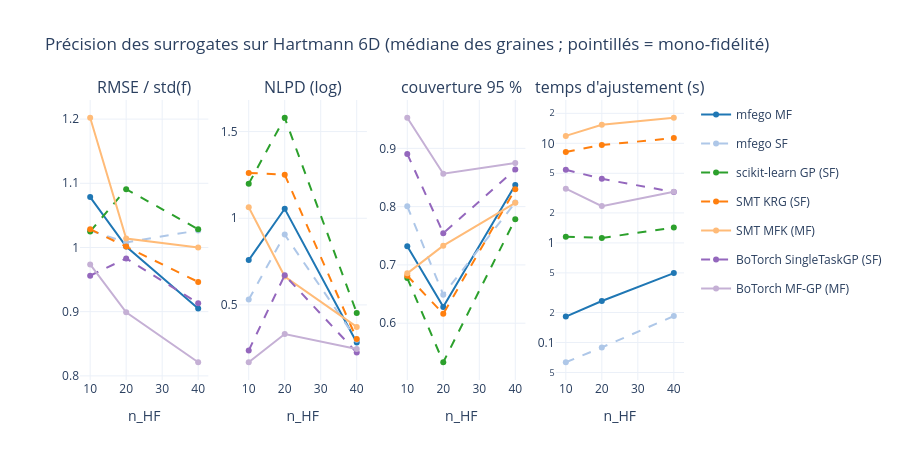

Notebook code for this chart:
### Code cell
metrics = [("rmse_rel", "RMSE / std(f)"), ("nlpd", "NLPD (log)"), ("coverage_95", "couverture 95 %"),
           ("fit_time_s", "temps d'ajustement (s)")]
fig = make_subplots(rows=1, cols=4, subplot_titles=[t for _, t in metrics])
palette = dict(zip(bl.MODELS, ["#1f77b4", "#aec7e8", "#2ca02c", "#ff7f0e", "#ffbb78", "#9467bd", "#c5b0d5"]))
ok = accuracy.dropna(subset=["rmse_rel"])
for col, (key, _) in enumerate(metrics, start=1):
    for name in bl.MODELS:
        grp = ok[ok["model"] == name].groupby("n_hf")[key]
        values = grp.median() if key != "nlpd" else np.log10(grp.median().clip(lower=1e-3) + 1)
        fig.add_trace(go.Scatter(x=values.index, y=values.values, mode="lines+markers", name=name,
                                 legendgroup=name, showlegend=col == 1,
                                 line={"color": palette[name], "dash": "dash" if "SF" in name else "solid"}),
                      row=1, col=col)
fig.update_xaxes(title_text="n_HF")
fig.update_yaxes(type="log", row=1, col=4)
fig.update_layout(title="Précision des surrogates sur Hartmann 6D (médiane des graines ; pointillés = mono-fidélité)",
                  template="plotly_white", height=460)
fig.write_html(FIG_DIR / "accuracy.html", include_plotlyjs="cdn")
fig

### Figure 1 — Plotly figure (JSON) as saved in the notebook; plotly's stock layout.template omitted (floating-point values rounded to 4 significant figures)
{"data": [{"legendgroup": "mfego MF", "line": {"color": "#1f77b4", "dash": "solid"}, "mode": "lines+markers", "name": "mfego MF", "showlegend": true, "type": "scatter", "x": [10, 20, 40], "xaxis": "x", "y": [1.078, 1.002, 0.9049], "yaxis": "y"}, {"legendgroup": "mfego SF", "line": {"color": "#aec7e8", "dash": "dash"}, "mode": "lines+markers", "name": "mfego SF", "showlegend": true, "type": "scatter", "x": [10, 20, 40], "xaxis": "x", "y": [1.027, 1.008, 1.027], "yaxis": "y"}, {"legendgroup": "scikit-learn GP (SF)", "line": {"color": "#2ca02c", "dash": "dash"}, "mode": "lines+markers", "name": "scikit-learn GP (SF)", "showlegend": true, "type": "scatter", "x": [10, 20, 40], "xaxis": "x", "y": [1.025, 1.091, 1.028], "yaxis": "y"}, {"legendgroup": "SMT KRG (SF)", "line": {"color": "#ff7f0e", "dash": "dash"}, "mode": "lines+markers", "name": "SMT KRG (SF)", "showlegend": true, "type": "scatter", "x": [10, 20, 40], "xaxis": "x", "y": [1.029, 1.002, 0.9464], "yaxis": "y"}, {"legendgroup": "SMT MFK (MF)", "line": {"color": "#ffbb78", "dash": "solid"}, "mode": "lines+markers", "name": "SMT MFK (MF)", "showlegend": true, "type": "scatter", "x": [10, 20, 40], "xaxis": "x", "y": [1.202, 1.014, 0.9999], "yaxis": "y"}, {"legendgroup": "BoTorch SingleTaskGP (SF)", "line": {"color": "#9467bd", "dash": "dash"}, "mode": "lines+markers", "name": "BoTorch SingleTaskGP (SF)", "showlegend": true, "type": "scatter", "x": [10, 20, 40], "xaxis": "x", "y": [0.9561, 0.9829, 0.9132], "yaxis": "y"}, {"legendgroup": "BoTorch MF-GP (MF)", "line": {"color": "#c5b0d5", "dash": "solid"}, "mode": "lines+markers", "name": "BoTorch MF-GP (MF)", "showlegend": true, "type": "scatter", "x": [10, 20, 40], "xaxis": "x", "y": [0.9737, 0.8991, 0.8212], "yaxis": "y"}, {"legendgroup": "mfego MF", "line": {"color": "#1f77b4", "dash": "solid"}, "mode": "lines+markers", "name": "mfego MF", "showlegend": false, "type": "scatter", "x": [10, 20, 40], "xaxis": "x2", "y": [0.7586, 1.055, 0.2837], "yaxis": "y2"}, {"legendgroup": "mfego SF", "line": {"color": "#aec7e8", "dash": "dash"}, "mode": "lines+markers", "name": "mfego SF", "showlegend": false, "type": "scatter", "x": [10, 20, 40], "xaxis": "x2", "y": [0.5312, 0.9056, 0.2992], "yaxis": "y2"}, {"legendgroup": "scikit-learn GP (SF)", "line": {"color": "#2ca02c", "dash": "dash"}, "mode": "lines+markers", "name": "scikit-learn GP (SF)", "showlegend": false, "type": "scatter", "x": [10, 20, 40], "xaxis": "x2", "y": [1.199, 1.58, 0.4535], "yaxis": "y2"}, {"legendgroup": "SMT KRG (SF)", "line": {"color": "#ff7f0e", "dash": "dash"}, "mode": "lines+markers", "name": "SMT KRG (SF)", "showlegend": false, "type": "scatter", "x": [10, 20, 40], "xaxis": "x2", "y": [1.261, 1.251, 0.3038], "yaxis": "y2"}, {"legendgroup": "SMT MFK (MF)", "line": {"color": "#ffbb78", "dash": "solid"}, "mode": "lines+markers", "name": "SMT MFK (MF)", "showlegend": false, "type": "scatter", "x": [10, 20, 40], "xaxis": "x2", "y": [1.063, 0.6637, 0.373], "yaxis": "y2"}, {"legendgroup": "BoTorch SingleTaskGP (SF)", "line": {"color": "#9467bd", "dash": "dash"}, "mode": "lines+markers", "name": "BoTorch SingleTaskGP (SF)", "showlegend": false, "type": "scatter", "x": [10, 20, 40], "xaxis": "x2", "y": [0.237, 0.6714, 0.2251], "yaxis": "y2"}, {"legendgroup": "BoTorch MF-GP (MF)", "line": {"color": "#c5b0d5", "dash": "solid"}, "mode": "lines+markers", "name": "BoTorch MF-GP (MF)", "showlegend": false, "type": "scatter", "x": [10, 20, 40], "xaxis": "x2", "y": [0.1693, 0.3323, 0.2462], "yaxis": "y2"}, {"legendgroup": "mfego MF", "line": {"color": "#1f77b4", "dash": "solid"}, "mode": "lines+markers", "name": "mfego MF", "showlegend": false, "type": "scatter", "x": [10, 20, 40], "xaxis": "x3", "y": [0.732, 0.628, 0.837], "yaxis": "y3"}, {"legendgroup": "mfego SF", "line": {"color": "#aec7e8", "dash": "dash"}, "mode": "lines+markers", "name": "mfego SF", "showlegend": false, "type": "scatter", "x": [10, 20, 40], "xaxis": "x3", "y": [0.8005, 0.649, 0.807], "yaxis": "y3"}, {"legendgroup": "scikit-learn GP (SF)", "line": {"color": "#2ca02c", "dash": "dash"}, "mode": "lines+markers", "name": "scikit-learn GP (SF)", "showlegend": false, "type": "scatter", "x": [10, 20, 40], "xaxis": "x3", "y": [0.6775, 0.533, 0.7785], "yaxis": "y3"}, {"legendgroup": "SMT KRG (SF)", "line": {"color": "#ff7f0e", "dash": "dash"}, "mode": "lines+markers", "name": "SMT KRG (SF)", "showlegend": false, "type": "scatter", "x": [10, 20, 40], "xaxis": "x3", "y": [0.6815, 0.616, 0.83], "yaxis": "y3"}, {"legendgroup": "SMT MFK (MF)", "line": {"color": "#ffbb78", "dash": "solid"}, "mode": "lines+markers", "name": "SMT MFK (MF)", "showlegend": false, "type": "scatter", "x": [10, 20, 40], "xaxis": "x3", "y": [0.6855, 0.733, 0.8065], "yaxis": "y3"}, {"legendgroup": "BoTorch SingleTaskGP (SF)", "line": {"color": "#9467bd", "dash": "dash"}, "mode": "lines+markers", "name": "BoTorch SingleTaskGP (SF)", "showlegend": false, "type": "scatter", "x": [10, 20, 40], "xaxis": "x3", "y": [0.8905, 0.7545, 0.8635], "yaxis": "y3"}, {"legendgroup": "BoTorch MF-GP (MF)", "line": {"color": "#c5b0d5", "dash": "solid"}, "mode": "lines+markers", "name": "BoTorch MF-GP (MF)", "showlegend": false, "type": "scatter", "x": [10, 20, 40], "xaxis": "x3", "y": [0.9525, 0.8565, 0.875], "yaxis": "y3"}, {"legendgroup": "mfego MF", "line": {"color": "#1f77b4", "dash": "solid"}, "mode": "lines+markers", "name": "mfego MF", "showlegend": false, "type": "scatter", "x": [10, 20, 40], "xaxis": "x4", "y": [0.1821, 0.2613, 0.4974], "yaxis": "y4"}, {"legendgroup": "mfego SF", "line": {"color": "#aec7e8", "dash": "dash"}, "mode": "lines+markers", "name": "mfego SF", "showlegend": false, "type": "scatter", "x": [10, 20, 40], "xaxis": "x4", "y": [0.06335, 0.08926, 0.1843], "yaxis": "y4"}, {"legendgroup": "scikit-learn GP (SF)", "line": {"color": "#2ca02c", "dash": "dash"}, "mode": "lines+markers", "name": "scikit-learn GP (SF)", "showlegend": false, "type": "scatter", "x": [10, 20, 40], "xaxis": "x4", "y": [1.155, 1.122, 1.425], "yaxis": "y4"}, {"legendgroup": "SMT KRG (SF)", "line": {"color": "#ff7f0e", "dash": "dash"}, "mode": "lines+markers", "name": "SMT KRG (SF)", "showlegend": false, "type": "scatter", "x": [10, 20, 40], "xaxis": "x4", "y": [8.198, 9.609, 11.29], "yaxis": "y4"}, {"legendgroup": "SMT MFK (MF)", "line": {"color": "#ffbb78", "dash": "solid"}, "mode": "lines+markers", "name": "SMT MFK (MF)", "showlegend": false, "type": "scatter", "x": [10, 20, 40], "xaxis": "x4", "y": [11.86, 15.35, 18.05], "yaxis": "y4"}, {"legendgroup": "BoTorch SingleTaskGP (SF)", "line": {"color": "#9467bd", "dash": "dash"}, "mode": "lines+markers", "name": "BoTorch SingleTaskGP (SF)", "showlegend": false, "type": "scatter", "x": [10, 20, 40], "xaxis": "x4", "y": [5.432, 4.398, 3.242], "yaxis": "y4"}, {"legendgroup": "BoTorch MF-GP (MF)", "line": {"color": "#c5b0d5", "dash": "solid"}, "mode": "lines+markers", "name": "BoTorch MF-GP (MF)", "showlegend": false, "type": "scatter", "x": [10, 20, 40], "xaxis": "x4", "y": [3.501, 2.341, 3.256], "yaxis": "y4"}], "layout": {"annotations": [{"font": {"size": 16}, "showarrow": false, "text": "RMSE / std(f)", "x": 0.1062, "xanchor": "center", "xref": "paper", "y": 1.0, "yanchor": "bottom", "yref": "paper"}, {"font": {"size": 16}, "showarrow": false, "text": "NLPD (log)", "x": 0.3688, "xanchor": "center", "xref": "paper", "y": 1.0, "yanchor": "bottom", "yref": "paper"}, {"font": {"size": 16}, "showarrow": false, "text": "couverture 95 %", "x": 0.6313, "xanchor": "center", "xref": "paper", "y": 1.0, "yanchor": "bottom", "yref": "paper"}, {"font": {"size": 16}, "showarrow": false, "text": "temps d'ajustement (s)", "x": 0.8938, "xanchor": "center", "xref": "paper", "y": 1.0, "yanchor": "bottom", "yref": "paper"}], "height": 460, "title": {"text": "Précision des surrogates sur Hartmann 6D (médiane des graines ; pointillés = mono-fidélité)"}, "xaxis": {"anchor": "y", "domain": [0.0, 0.2125], "title": {"text": "n_HF"}}, "xaxis2": {"anchor": "y2", "domain": [0.2625, 0.475], "title": {"text": "n_HF"}}, "xaxis3": {"anchor": "y3", "domain": [0.525, 0.7375], "title": {"text": "n_HF"}}, "xaxis4": {"anchor": "y4", "domain": [0.7875, 1.0], "title": {"text": "n_HF"}}, "yaxis": {"anchor": "x", "domain": [0.0, 1.0]}, "yaxis2": {"anchor": "x2", "domain": [0.0, 1.0]}, "yaxis3": {"anchor": "x3", "domain": [0.0, 1.0]}, "yaxis4": {"anchor": "x4", "domain": [0.0, 1.0], "type": "log"}}}
